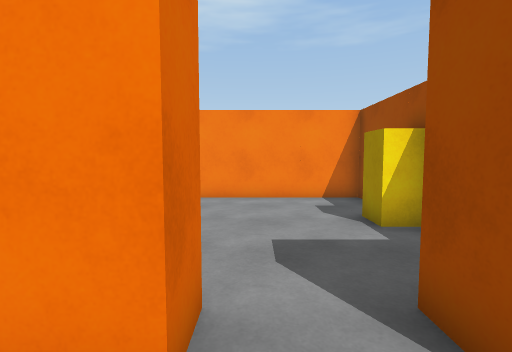
view 1 (above)

16 first-person views from a walk through a Unity game level. The camera is 1.4 m above the floor, tilts 4° down and sees 85° across. The floor is counted in squares, 1 m on a side. Each view is taken from the middle of a square. On the plan, view 1 faces up. The plan holds only what a view shows up to about 14 squares ahead; the rest is blank. The player character is not drawn. Surface patterns are stand-ins for the level's own textures.

view 2
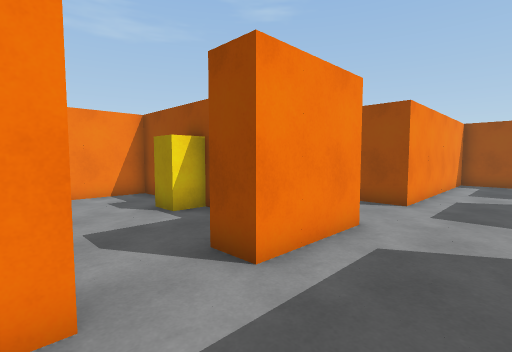

view 3
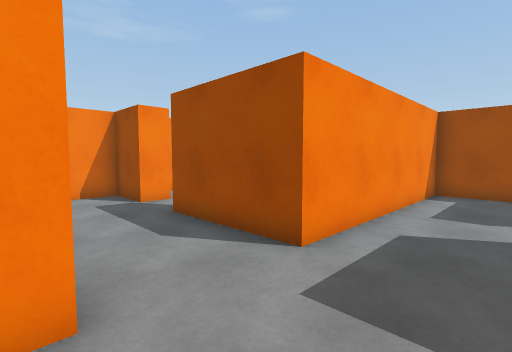

view 4
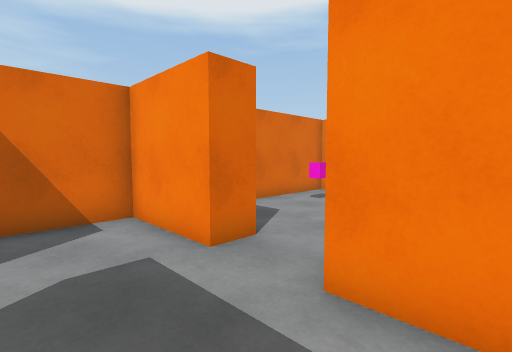

view 5
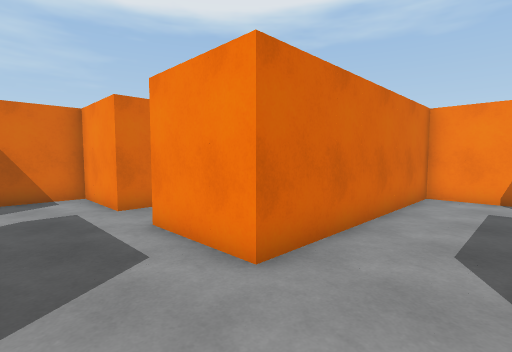

view 6
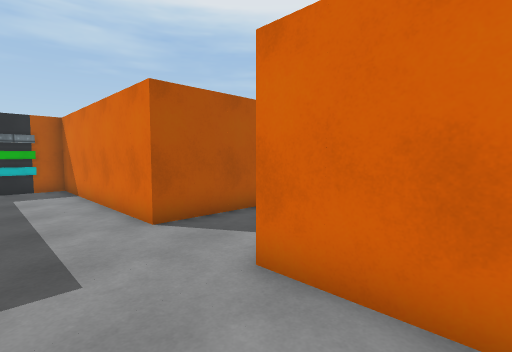

view 7
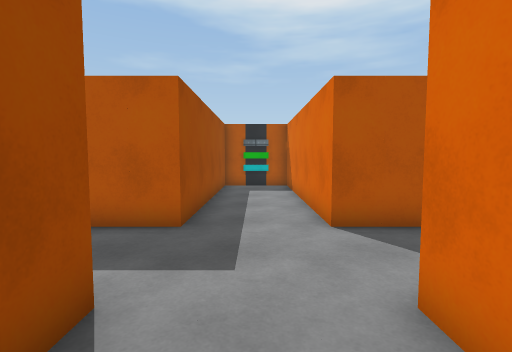

view 8
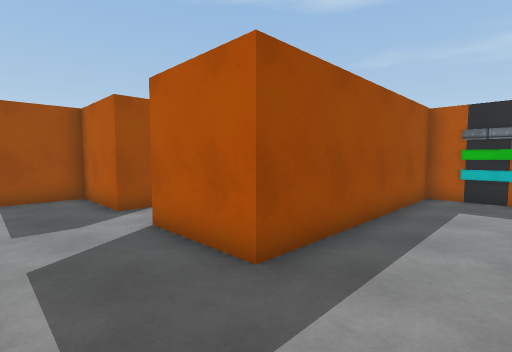

view 9
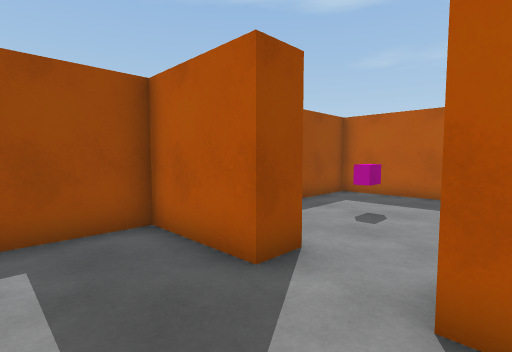

view 10
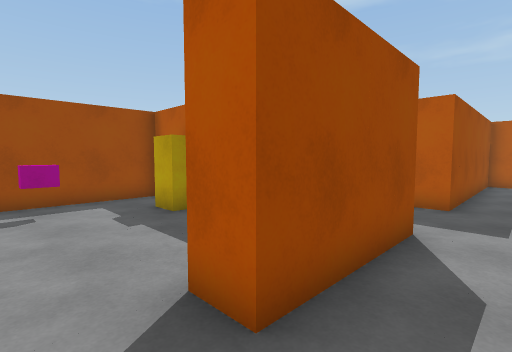

view 11
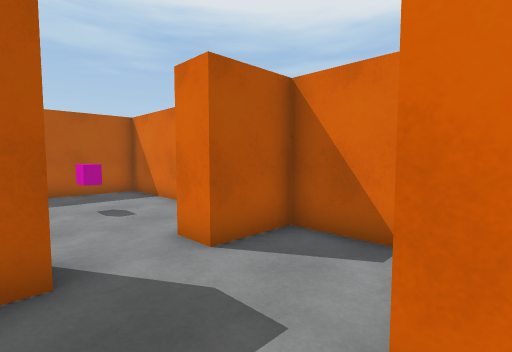

view 12
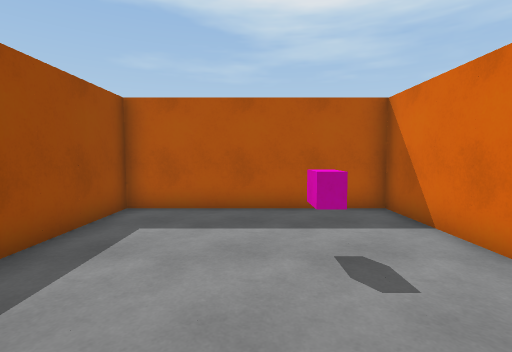

view 13
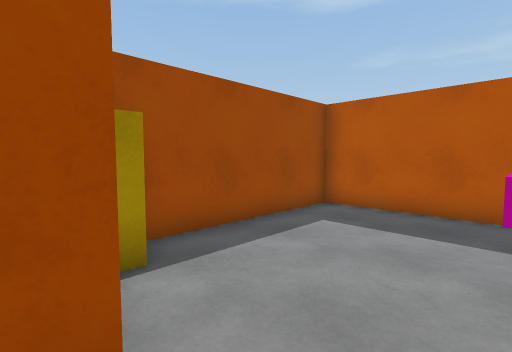

view 14
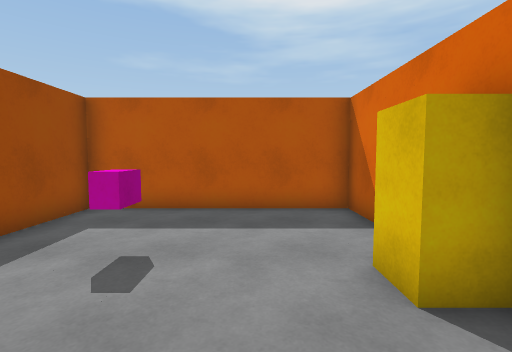

view 15
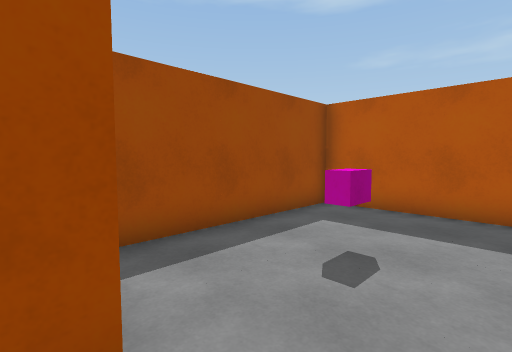

view 16
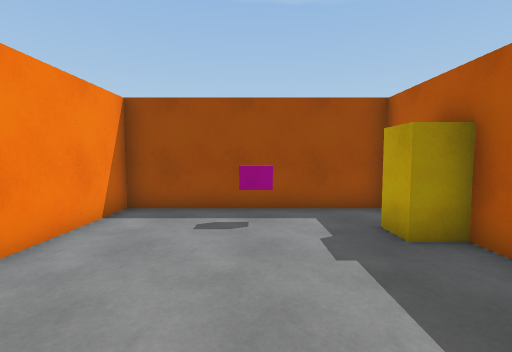

### Floor plan
Ten units are one square. View 1 is at (0, 0); x grows to the right and y downward. Boxes are objects, and circles mark ways between rooms. Rooms are numbered by the first view taken in them; rooms with no view inside come last. Other rooms are left out.
<svg viewBox="-40 -100 200 200">
<path fill="none" stroke="#000" d="M4 15 45 15 45 95 75 95 75 15 105 15M5 26 5 20M-5 -15 -35 -15 -35 15 -15 15 -15 25M125 26 125 15 155 15 155 -15 75 -15 75 -55M75 -75 75 -95 45 -95 45 -15 15 -15M-5 -25 -5 -15M35 -86 35 -95 -35 -95 -35 -55M15 -15 15 -25M118 -25 125 -25M86 -75 75 -75M75 -55 85 -55M155 -25 155 -95 118 -95M-35 58 -35 95 35 95 35 39M85 78 85 95 155 95 155 35"/>
<rect x="-25" y="-75" width="10" height="10" fill="#bbb"><title>pink block</title></rect>
<rect x="25" y="-65" width="10" height="10" fill="#bbb"><title>other object</title></rect>
<rect x="125" y="-35" width="10" height="10" fill="#bbb"><title>other object</title></rect>
<rect x="135" y="-65" width="10" height="10" fill="#bbb"><title>pink block</title></rect>
<rect x="-15" y="55" width="10" height="10" fill="#bbb"><title>pink block</title></rect>
<rect x="25" y="25" width="10" height="10" fill="#bbb"><title>other object</title></rect>
<rect x="85" y="45" width="10" height="10" fill="#bbb"><title>other object</title></rect>
<rect x="125" y="55" width="10" height="10" fill="#bbb"><title>pink block</title></rect>
<circle cx="5" cy="-20" r="3" fill="#2a7"/>
<circle cx="80" cy="-65" r="3" fill="#2a7"/>
<circle cx="-5" cy="20" r="3" fill="#2a7"/>
<circle cx="115" cy="20" r="3" fill="#2a7"/>
<text x="60" y="0">1</text>
<text x="0" y="-60">2</text>
<text x="120" y="-60">3</text>
<text x="0" y="60">4</text>
<text x="120" y="60">5</text>
</svg>
Room 1 opens to room 2. Room 1 opens to room 3. Room 1 opens to room 4. Room 1 opens to room 5.

Where each view was taken, in squares from view 1:
view 1: 0 up, 0 right, facing up
view 2: 1 down, 1 left, facing up-right
view 3: 1 down, 4 right, facing up-right
view 4: 1 down, 3 right, facing up-left
view 5: 1 down, 7 right, facing up-left
view 6: 4 up, 7 right, facing down-left
view 7: 4 up, 6 right, facing down
view 8: 1 up, 5 right, facing down-right
view 9: 1 up, 10 right, facing down-right
view 10: 7 up, 6 right, facing down-right
view 11: 2 up, 1 right, facing down-left
view 12: 2 down, 0 right, facing down
view 13: 2 down, 1 left, facing down-right
view 14: 2 down, 11 right, facing down
view 15: 2 down, 11 right, facing down-right
view 16: 6 up, 8 right, facing right
